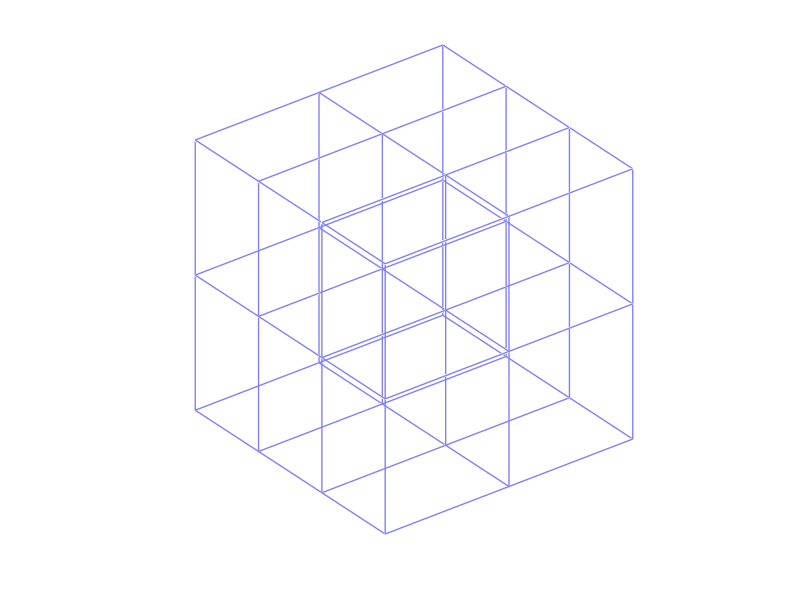

MATLAB code for this plot: (Note: this script raises an error after producing the figure.)
close all;
%# these don't all have to be the same
x = 1:1:3; y = 1:1:4; z = 0:1:2;

[X1 Y1 Z1] = meshgrid(x([1 end]),y,z);
X1 = permute(X1,[2 1 3]); Y1 = permute(Y1,[2 1 3]); Z1 = permute(Z1,[2 1 3]);
X1(end+1,:,:) = NaN; Y1(end+1,:,:) = NaN; Z1(end+1,:,:) = NaN;
[X2 Y2 Z2] = meshgrid(x,y([1 end]),z);
X2(end+1,:,:) = NaN; Y2(end+1,:,:) = NaN; Z2(end+1,:,:) = NaN;
[X3 Y3 Z3] = meshgrid(x,y,z([1 end]));
X3 = permute(X3,[3 1 2]); Y3 = permute(Y3,[3 1 2]); Z3 = permute(Z3,[3 1 2]);
X3(end+1,:,:) = NaN; Y3(end+1,:,:) = NaN; Z3(end+1,:,:) = NaN;

%#figure('Renderer','opengl')
h = line([X1(:);X2(:);X3(:)], [Y1(:);Y2(:);Y3(:)], [Z1(:);Z2(:);Z3(:)]);
set(h, 'Color',[0.5 0.5 1], 'LineWidth',1, 'LineStyle','-')

%#set(gca, 'Box','on', 'LineWidth',2, 'XTick',x, 'YTick',y, 'ZTick',z, ...
%#  'XLim',[x(1) x(end)], 'YLim',[y(1) y(end)], 'ZLim',[z(1) z(end)])
%#xlabel x, ylabel y, zlabel z
axis off
view(3), axis vis3d
camproj perspective, rotate3d on